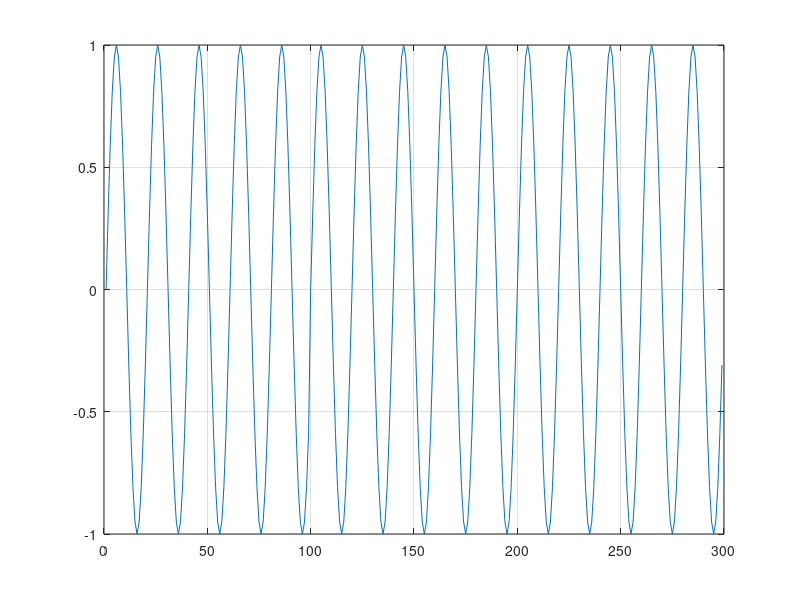

MATLAB code to generate this figure: (Note: this script raises an error after producing the figure.)
clear, clc, close all

fs = 100;
ts = 0: 1/fs: 3-1/fs;

x = sin(2*pi*5*ts);
x(100) = [];

plot(x), grid on;

figure;
cwt(x,'amor', fs);
